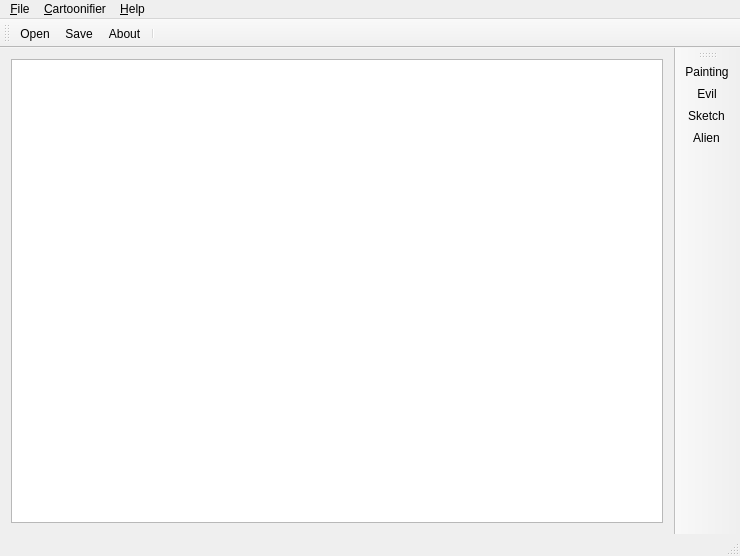
<?xml version="1.0" encoding="UTF-8"?>
<ui version="4.0">
 <class>MainWindow</class>
 <widget class="QMainWindow" name="MainWindow">
  <property name="geometry">
   <rect>
    <x>0</x>
    <y>0</y>
    <width>740</width>
    <height>556</height>
   </rect>
  </property>
  <property name="windowTitle">
   <string>MainWindow</string>
  </property>
  <property name="windowIcon">
   <iconset resource="cpresources.qrc">
    <normaloff>:/app_icon/app-icon</normaloff>:/app_icon/app-icon</iconset>
  </property>
  <widget class="QWidget" name="centralWidget">
   <layout class="QGridLayout" name="gridLayout">
    <item row="0" column="0" rowspan="3">
     <widget class="QGraphicsView" name="ImageGraphicsView"/>
    </item>
   </layout>
  </widget>
  <widget class="QMenuBar" name="menuBar">
   <property name="geometry">
    <rect>
     <x>0</x>
     <y>0</y>
     <width>740</width>
     <height>23</height>
    </rect>
   </property>
   <widget class="QMenu" name="menuFile">
    <property name="title">
     <string>&amp;File</string>
    </property>
    <addaction name="action_Open"/>
    <addaction name="action_Save"/>
    <addaction name="actionSave_as"/>
    <addaction name="action_Exit"/>
   </widget>
   <widget class="QMenu" name="menu_Help">
    <property name="title">
     <string>&amp;Help</string>
    </property>
    <addaction name="action_About"/>
   </widget>
   <widget class="QMenu" name="menu_Cartoonifier">
    <property name="title">
     <string>&amp;Cartoonifier</string>
    </property>
    <addaction name="action_Painting"/>
    <addaction name="action_Sketch"/>
    <addaction name="action_Evil"/>
    <addaction name="action_Alian"/>
   </widget>
   <addaction name="menuFile"/>
   <addaction name="menu_Cartoonifier"/>
   <addaction name="menu_Help"/>
  </widget>
  <widget class="QToolBar" name="mainToolBar">
   <attribute name="toolBarArea">
    <enum>TopToolBarArea</enum>
   </attribute>
   <attribute name="toolBarBreak">
    <bool>false</bool>
   </attribute>
   <addaction name="action_Open"/>
   <addaction name="action_Save"/>
   <addaction name="action_About"/>
   <addaction name="separator"/>
  </widget>
  <widget class="QStatusBar" name="statusBar"/>
  <widget class="QToolBar" name="processToolBar">
   <property name="windowTitle">
    <string>toolBar</string>
   </property>
   <attribute name="toolBarArea">
    <enum>RightToolBarArea</enum>
   </attribute>
   <attribute name="toolBarBreak">
    <bool>false</bool>
   </attribute>
   <addaction name="action_Painting"/>
   <addaction name="action_Evil"/>
   <addaction name="action_Sketch"/>
   <addaction name="action_Alian"/>
  </widget>
  <action name="action_Open">
   <property name="icon">
    <iconset resource="cpresources.qrc">
     <normaloff>:/menu_icon/open-image</normaloff>:/menu_icon/open-image</iconset>
   </property>
   <property name="text">
    <string>&amp;Open</string>
   </property>
   <property name="toolTip">
    <string>load a image</string>
   </property>
   <property name="statusTip">
    <string>load a image</string>
   </property>
   <property name="shortcut">
    <string>Ctrl+O</string>
   </property>
  </action>
  <action name="action_About">
   <property name="icon">
    <iconset resource="cpresources.qrc">
     <normaloff>:/menu_icon/about</normaloff>:/menu_icon/about</iconset>
   </property>
   <property name="text">
    <string>&amp;About</string>
   </property>
   <property name="statusTip">
    <string>about this software</string>
   </property>
  </action>
  <action name="action_Save">
   <property name="icon">
    <iconset resource="cpresources.qrc">
     <normaloff>:/menu_icon/image-save</normaloff>:/menu_icon/image-save</iconset>
   </property>
   <property name="text">
    <string>&amp;Save</string>
   </property>
   <property name="statusTip">
    <string>save current image</string>
   </property>
   <property name="shortcut">
    <string>Ctrl+S</string>
   </property>
  </action>
  <action name="actionSave_as">
   <property name="text">
    <string>Save &amp;as</string>
   </property>
   <property name="shortcut">
    <string>Ctrl+Alt+S</string>
   </property>
  </action>
  <action name="action_Exit">
   <property name="icon">
    <iconset resource="cpresources.qrc">
     <normaloff>:/menu_icon/exit-icon</normaloff>:/menu_icon/exit-icon</iconset>
   </property>
   <property name="text">
    <string>&amp;Exit</string>
   </property>
   <property name="statusTip">
    <string>exit</string>
   </property>
   <property name="shortcut">
    <string>Ctrl+X</string>
   </property>
  </action>
  <action name="action_Painting">
   <property name="icon">
    <iconset resource="cpresources.qrc">
     <normaloff>:/menu_icon/painting-proc</normaloff>:/menu_icon/painting-proc</iconset>
   </property>
   <property name="text">
    <string>&amp;Painting</string>
   </property>
  </action>
  <action name="action_Sketch">
   <property name="icon">
    <iconset resource="cpresources.qrc">
     <normaloff>:/menu_icon/sketch-proc</normaloff>:/menu_icon/sketch-proc</iconset>
   </property>
   <property name="text">
    <string>&amp;Sketch</string>
   </property>
  </action>
  <action name="action_Evil">
   <property name="icon">
    <iconset resource="cpresources.qrc">
     <normaloff>:/menu_icon/evil-proc</normaloff>:/menu_icon/evil-proc</iconset>
   </property>
   <property name="text">
    <string>&amp;Evil</string>
   </property>
  </action>
  <action name="action_Alian">
   <property name="icon">
    <iconset resource="cpresources.qrc">
     <normaloff>:/menu_icon/alien-proc</normaloff>:/menu_icon/alien-proc</iconset>
   </property>
   <property name="text">
    <string>&amp;Alien</string>
   </property>
  </action>
 </widget>
 <layoutdefault spacing="6" margin="11"/>
 <resources>
  <include location="cpresources.qrc"/>
 </resources>
 <connections/>
</ui>
